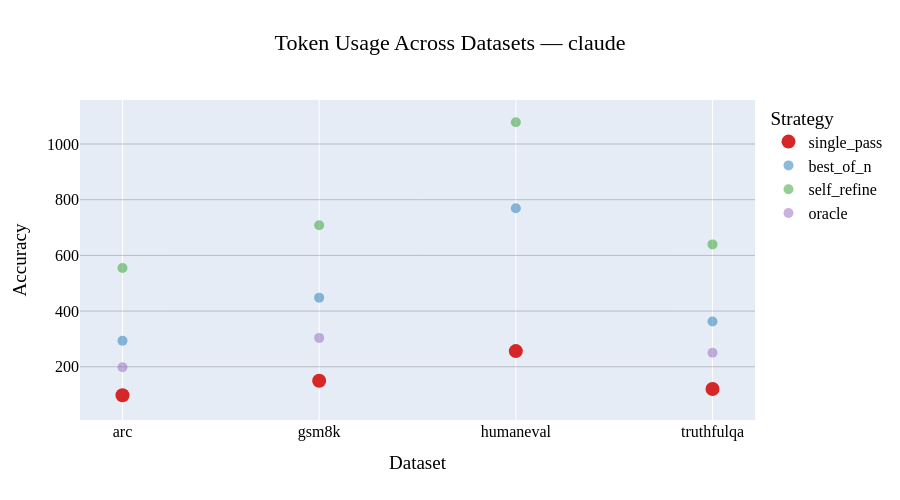

Write notebook code for a chart like this one.
### Code cell
def plot_model_token_scatter(df: pd.DataFrame, model_name: str):
    """
    Single scatter plot for one model.

    x-axis: dataset/task
    y-axis: accuracy
    color: strategy
    """

    model_df = df[df["model"] == model_name].copy()

    tasks = ["arc", "gsm8k", "humaneval", "truthfulqa"]
    strategies = ["single_pass", "best_of_n", "self_refine", "oracle"]

    colors = {
        "single_pass": "#d62728",
        "best_of_n": "#1f77b4",
        "self_refine": "#2ca02c",
        "oracle": "#9467bd"
    }

    fig = go.Figure()

    for strategy in strategies:

        strat_df = model_df[model_df["strategy"] == strategy]

        fig.add_trace(
            go.Scatter(
                x=strat_df["task"],
                y=strat_df["token_usage_mean"],
                mode="markers",
                name=strategy,
                opacity = 1.0 if strategy == "single_pass" else 0.5,
                marker=dict(
                    size = 14 if strategy == "single_pass" else 10,
                    color=colors[strategy]
                ),

            )
        )

    fig.update_layout(
        title=f"Token Usage Across Datasets — {model_name}",
        xaxis_title="Dataset",
        yaxis_title="Accuracy",
        #yaxis=dict(range=[0.5, 1.05]),
        width=900,
        height=500,
        legend_title="Strategy",
        title_x=0.5,
        font=dict(
            family="Aptos",
            size=16,
            color="black"
        )
    )

    fig.update_yaxes(
        showgrid=True,
        gridwidth=1,
        gridcolor="rgba(0,0,0,0.2)",
        zeroline=False
    )

    return fig


fig = plot_model_token_scatter(df_master, model_name="claude")
fig.show()

### Figure 1 — Plotly figure (JSON) as saved in the notebook; plotly's stock layout.template omitted (floating-point values rounded to 4 significant figures)
{"data": [{"marker": {"color": "#d62728", "size": 14}, "mode": "markers", "name": "single_pass", "opacity": 1, "type": "scatter", "x": ["arc", "gsm8k", "humaneval", "truthfulqa"], "y": [97.74, 149.8, 256.4, 120.4]}, {"marker": {"color": "#1f77b4", "size": 10}, "mode": "markers", "name": "best_of_n", "opacity": 0.5, "type": "scatter", "x": ["arc", "gsm8k", "humaneval", "truthfulqa"], "y": [293.3, 448.3, 769.2, 362.8]}, {"marker": {"color": "#2ca02c", "size": 10}, "mode": "markers", "name": "self_refine", "opacity": 0.5, "type": "scatter", "x": ["arc", "gsm8k", "humaneval", "truthfulqa"], "y": [554.9, 708.1, 1078.0, 639.5]}, {"marker": {"color": "#9467bd", "size": 10}, "mode": "markers", "name": "oracle", "opacity": 0.5, "type": "scatter", "x": ["arc", "gsm8k", "truthfulqa"], "y": [198.4, 303.8, 250.2]}], "layout": {"font": {"color": "black", "family": "Aptos", "size": 16}, "height": 500, "legend": {"title": {"text": "Strategy"}}, "title": {"text": "Token Usage Across Datasets — claude", "x": 0.5}, "width": 900, "xaxis": {"title": {"text": "Dataset"}}, "yaxis": {"gridcolor": "rgba(0,0,0,0.2)", "gridwidth": 1, "showgrid": true, "title": {"text": "Accuracy"}, "zeroline": false}}}
